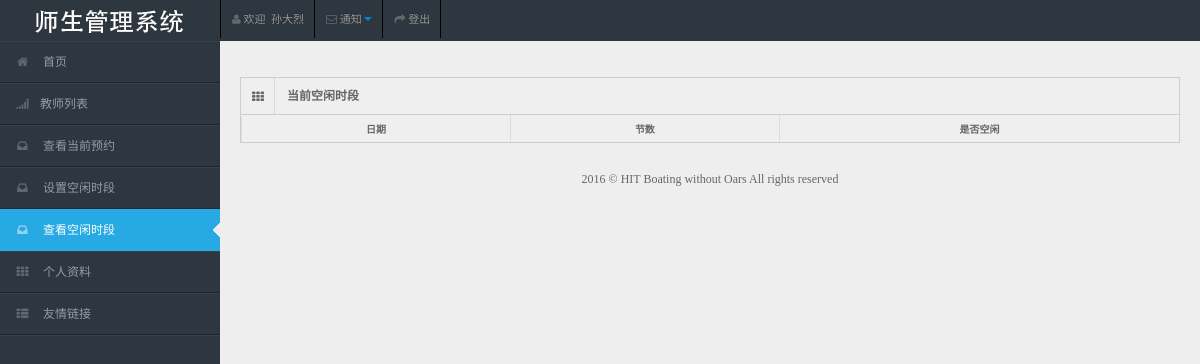
Page /appointment/admin-time (signed in) on the earlier database version.
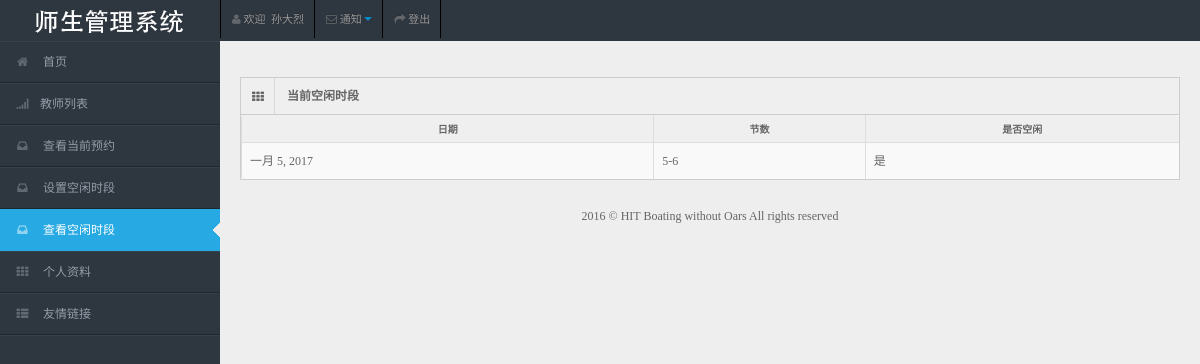
Same page on the later database version.
### authentication/models.py (models this page shows, shortened)
class MyUser(models.Model):
    user = models.OneToOneField(User)
    name = models.CharField(max_length=64)
    identity = models.IntegerField(default=1)

### appointment/models.py (models this page shows, shortened)
class TeacherPeriod(models.Model):
    date = models.DateField(blank=True, null=True)
    time_period = models.ForeignKey(TimePeriod)
    teacher = models.ForeignKey(MyUser)
    free = models.BooleanField(default=False)

class TimePeriod(models.Model):
    name = models.CharField(max_length=32)
    def __unicode__(self):
        return self.name

### appointment/views.py (the view)
# urls.py: url(r'admin-time', views.TeacherPeriodListView.as_view(), name='admin_time'),
class TeacherPeriodListView(LoginRequiredMixin, UserPassesTestMixin, FrontMixin, ListView):
    login_url = reverse_lazy('login')
    redirect_field_name = 'denied'
    model = TeacherPeriod
    template_name = 'appointment/admin-time.html'
    context_object_name = 'time_list'
    def test_func(self):
        return self.request.user.myuser.identity == 2
    def get_queryset(self):
        return TeacherPeriod.objects.filter(teacher=self.request.user.myuser, date__gte=datetime.date.today())
    def get_context_data(self, **kwargs):
        context = super(TeacherPeriodListView, self).get_context_data(**kwargs)
        context['active'] = 'admin-time'
        return context

### authentication/mixin.py (called while the page is built)
    def get_context_data(self, **kwargs):
        context = super(AuthMixin, self).get_context_data(**kwargs)
        if self.request.user.is_authenticated():
            myuser = self.request.user.myuser
            context['myuser'] = myuser
        return context

### link/mixin.py (called while the page is built)
    def get_context_data(self, **kwargs):
        context = super(LinkMixin, self).get_context_data(**kwargs)
        context['link_list'] = Link.objects.all()
        return context

### notification/mixin.py (called while the page is built)
    def get_context_data(self, **kwargs):
        context = super(NotificationMixin, self).get_context_data(**kwargs)
        context['noti_num'] = self.request.user.myuser.studentnotificationsonteacher.unread_count + self.request.user.myuser.studentnotificationonappointment.unread_count
        context['tea_num'] = self.request.user.myuser.studentnotificationsonteacher.unread_count
        context['app_num'] = self.request.user.myuser.studentnotificationonappointment.unread_count
        return context

### website/mixin.py (called while the page is built)
    def get_context_data(self, **kwargs):
        return super(FrontMixin, self).get_context_data(**kwargs)

### templates/appointment/admin-time.html (shortened to what this page needs)
{% extends 'website/base.html' %}
{% load staticfiles %}
{% block content %}
    <div class="container-fluid">
        <div class="row-fluid">
        <div class="span12">
                <div class="widget-box">
                    <div class="widget-title"><span class="icon"> <i class="icon-th"></i> </span>
                        <h5>当前空闲时段</h5>
                    </div>
                    <div class="widget-content nopadding">
                        <table class="table table-bordered table-striped">
                            <thead>
                            <tr>
                                <th>日期</th>
                                <th>节数</th>
                                <th>是否空闲</th>
                            </tr>
                            </thead>
                            <tbody>
                            {% for period in time_list %}
                                <tr class="odd gradeX">
                                    <td>{{ period.date }}</td>
                                    <td>{{ period.time_period }}</td>
                                    <td>{% if period.free %}是{% else %}否{% endif %}</td>
                                </tr>
                            {% endfor %}
                            </tbody>
                        </table>
                    </div>
                </div>
        </div>
    </div>
{% endblock %}

### templates/website/base.html (shortened to what this page needs)
{% load staticfiles %}
<!DOCTYPE html>
<html lang="zh-CN">
<head>
    <link rel="stylesheet" href="{% static 'css/bootstrap.min.css' %}"/>
    <link rel="stylesheet" href="{% static 'css/bootstrap-responsive.min.css' %}"/>
    <link rel="stylesheet" href="{% static 'css/fullcalendar.css' %}"/>
    <link rel="stylesheet" href="{% static 'css/matrix-style.css' %}"/>
    <link rel="stylesheet" href="{% static 'css/matrix-media.css' %}"/>
    <link href="{% static 'font-awesome/css/font-awesome.css' %}" rel="stylesheet"/>
    <link rel="stylesheet" href="{% static 'css/jquery.gritter.css' %}"/>
    <link href="{% static 'css/google.css' %}" rel='stylesheet' type='text/css'>
</head>
<body>
<div id="header">
    <h1><a href="#" style="background: url({% static 'img/logo.png' %}) no-repeat scroll 0 0 transparent;">教师管理系统</a>
    </h1>
</div>
<div id="user-nav" class="navbar navbar-inverse">
    <ul class="nav">
        <li class="" id="profile-messages"><a title="" href="{% url 'detail' %}"><i
                class="icon icon-user"></i> <span class="text">欢迎 &nbsp;{{ myuser.name }}</span></a>
        </li>
        <li class="" id="menu-messages"><a href="#" data-toggle="dropdown" data-target="#menu-messages"
                                           class="dropdown-toggle"><i class="icon icon-envelope"></i> <span
                class="text">通知</span>  <b class="caret"></b></a>
        </li>
        <li class=""><a href="{% url 'logout' %}"><i class="icon icon-share-alt"></i> <span
                class="text">登出</span></a>
        </li>
    </ul>
</div>
<div id="sidebar"><a href="#" class="visible-phone"> Dashboard</a>
    <ul>
        <li id="index"><a href="{% url 'index' %}"><i class="icon icon-home"></i> <span>首页</span></a></li>
        <li id="list"><a href="{% url 'list' %}"><i class="icon icon-signal"></i><span>教师列表</span></a></li>
        {% if myuser.identity == 1 %}
            <li id="appointment"><a href="{% url 'stu-list' %}"><i class="icon icon-inbox"></i> <span>查看当前预约</span></a>
            </li>
        {% else %}
            <li id="appointment"><a href="{% url 'tea-list' %}"><i class="icon icon-inbox"></i> <span>查看当前预约</span></a></li>
            <li id="time"><a href="{% url 'time' %}"><i class="icon icon-inbox"></i> <span>设置空闲时段</span></a></li>
            <li id="admin-time"><a href="{% url 'admin_time' %}"><i class="icon icon-inbox"></i> <span>查看空闲时段</span></a></li>
        {% endif %}
        <li id="detail"><a href="{% url 'detail' %}"><i class="icon icon-th"></i> <span>个人资料</span></a></li>
        <li class="submenu"><a href="#"><i class="icon icon-th-list"></i> <span>友情链接</span></a>
        </li>
    </ul>
</div>
<div id="content">
    {% block content %}
    {% endblock %}
    <div class="row-fluid">
        <div id="footer" class="span12"> 2016 &copy; HIT Boating without Oars All rights reserved</div>
    </div>
</div>
</body>
</html>

### website/static/css/matrix-style.css (style rules this page uses)
* { outline:none !important; -moz-outline: none !important; font-family: "Microsoft YaHei UI"; }
html, body { height:100% }
body { overflow-x: hidden; margin-top: -10px; font-family: 'Open Sans', sans-serif; font-size:12px; color:#666; }
a { color:#666; }
select, textarea, input[type="text"], input[type="password"], input[type="datetime"], input[type="datetime-local"], input[type="date"], input[type="month"], input[type="time"], input[type="week"], input[type="number"], input[type="email"], input[type="url"], input[type="search"], input[type="tel"], input[type="color"], .uneditable-input, .label, .dropdown-menu, .btn, .well, .progress, .table-bordered, .btn-group > .btn:first-child, .btn-group > .btn:last-child, .btn-group > .btn:last-child, .btn-group > .dropdown-toggle, .alert { border-radius:0px; }
#footer { padding:10px; text-align:center; }
#header { position: relative; width: 100%; z-index: -9; }
#header h1 { height: 31px; left: 20px; line-height: 600px; overflow: hidden; position: relative; top: 10px; width: 191px; }
#header h1 a { display: block; }
#user-nav { position: absolute; left: 220px; top:0px; z-index: 20; margin: 0; }
#user-nav > ul { margin: 0; padding: 0; list-style: none; border-right: 1px solid #2e363f;border-left: 1px solid #000; }
#user-nav > ul > li { float: left; list-style-type: none; margin: 0; position: relative; padding: 0; border-left: 1px solid #2e363f; border-right: 1px solid #000; }
#user-nav > ul > li > a { padding:9px 10px; display: block; font-size: 11px; }
#user-nav > ul > li > a > i, #sidebar li a i { opacity: .5; margin-top: 2px; }
#sidebar { display: block; float: left; position: relative; width: 220px; z-index: 16; }
#sidebar > ul { list-style: none; margin: 0px 0 0; padding: 0; position: absolute; width: 220px; }
#sidebar > ul > li { display: block; position: relative; }
#sidebar > ul > li > a { padding: 10px 0 10px 15px; display: block; color: #939da8; }
#sidebar > ul > li > a > i { margin-right: 10px; }
#sidebar > ul > li.active > a { background: url("../img/menu-active.png") no-repeat scroll right center transparent !important; text-decoration:none; }
#content { background: none repeat scroll 0 0 #eeeeee; margin-left: 220px; margin-right: 0; padding-bottom: 25px; position: relative; min-height:100%; width: auto; }
.container-fluid .row-fluid:first-child { margin-top: 20px; }
.widget-box { background: none repeat scroll 0 0 #F9F9F9; border-left: 1px solid #CDCDCD; border-top: 1px solid #CDCDCD; border-right: 1px solid #CDCDCD; clear: both; margin-top: 16px; margin-bottom: 16px; position: relative; }
.widget-title, .modal-header, .table th, div.dataTables_wrapper .ui-widget-header { background:#efefef; border-bottom: 1px solid #CDCDCD; height: 36px; }
.widget-title span.icon { padding: 9px 10px 7px 11px; float: left; border-right:1px solid #dadada; }
.widget-title h5 { color: #666; float: left; font-size: 12px; font-weight: bold; padding: 12px; line-height: 12px; margin: 0; }
.widget-content { padding:15px; border-bottom: 1px solid #cdcdcd; }
.table th { height: auto; font-size: 10px; padding: 5px 10px 2px; border-bottom: 0; text-align: center; color: #666666; }
.nopadding { padding: 0 !important; }
.nopadding .table { margin-bottom: 0; }
.nopadding .table-bordered { border: 0; }

### website/static/css/matrix-media.css (style rules this page uses)
body { background:#2E363F; }
#header { margin-top:10px; }
#sidebar > ul { border-bottom: 1px solid #37414b }
#sidebar > ul > li { border-top: 1px solid #37414b; border-bottom: 1px solid #1f262d; }
#sidebar > ul > li.active { background-color: #27a9e3; border-bottom: 1px solid #27a9e3; border-top: 1px solid #27a9e3; }
#sidebar > ul > li.active a { color:#fff; text-decoration:none; }

Differences in the rows shown:
added TeacherPeriod: date "一月 5, 2017", time_period "5-6", free "是"
